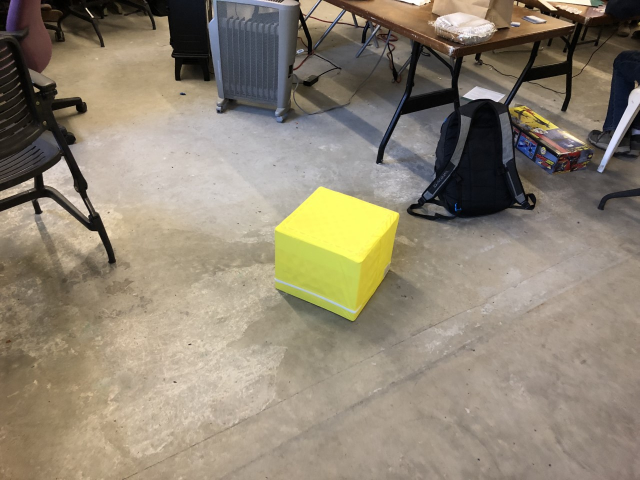
#> input picture Cube2.jpg, 1280 x 960 px, given in place of Cube9.jpg, which was not available (shown at 1/2 size)
$ python CubeRecog3.py   (older library calls are emulated)
#> lines starting #> are read from the running program, lines starting #| are printed output that depends on the picture; after the words box and inside, x2 and y2 are one past the last pixel; in counts of white or black regions, pixels touching at a corner belong together; pictures that were not available may be replaced by others from this repository, and a replacement may not be noted
import cv2
import numpy as np
import math

# Cam test splits a image and loop through the 3 dimensional list and set a specific parameter for each individual pixel
# TODO it takes 7-10 second to process one single image (Cube 1) make it faster
# TODO look into Numpy and different ways of processing images

"""
This is a model that works but probably could not be implemented without optimization. Takes too long for one image
to process (7-10 seconds)
"""

# TODO Find pixel of Camera so that the pixels are aligned

# TODO FIND MULTIPLE CONTOURS

# TODO PUT DIRECTIONS ON 2018 ROBOTIC FRC

def find_centroid(contour, img):

    try:

        # compute the center of the contour
        M = cv2.moments(contour)
        cX = int(M["m10"] / M["m00"])
        cY = int(M["m01"] / M["m00"])

        # create a list for the big contours
        eligible = []

        for x in range(len(contour)):
            if cv2.moments(x)["m00"] >= 0:
                eligible.append(contour[x])

        # box the stuff
        for i in range(len(eligible)):

            x, y, w, h = cv2.boundingRect(eligible[i])

            cv2.rectangle(img, (x, y), (x + w, y + h), (0, 255, 0), 2)

            # draw the center of the shape on the image
            cv2.circle(img, (cX, cY), 7, (0, 0, 255), -1)

            # Put words on image
            cv2.putText(img, "X: " + str(cX), (cX - 25, cY - 25),
                        cv2.FONT_HERSHEY_SIMPLEX, 0.3, (0, 0, 255), 2)

            cv2.putText(img, "Y: " + str(cY), (cX - 25, cY - 50),
                        cv2.FONT_HERSHEY_SIMPLEX, 0.3, (0, 0, 255), 2)

            print("X: " + str(cX) + " Y: " + str(cY) + "\n")

    except ZeroDivisionError:
        pass

    return img

def find_mask(img):

    # find images that are not black and turn them white
    lower = np.array([1, 1, 1], dtype="uint8")
    upper = np.array([255, 255, 255], dtype="uint8")

    # Use a mask to find the contour and plot the rectangle
    mask = cv2.inRange(img, lower, upper)

    return mask


def find_color(name):

#> called with name = '../Test_Image/Cube9.jpg'
    print(name)

    wut = cv2.imread(name)
#> wut is the input picture: shape (960, 1280, 3); mean B, G, R 114.9, 132.3, 142.4
    img = cv2.resize(wut, None, fx=0.5, fy=0.5, interpolation=cv2.INTER_CUBIC)
    height, width, channels = img.shape
#> height = 480; width = 640; channels = 3
    # Split image into 3 two dimensional list
    blue_list, green_list, red_list = cv2.split(img)
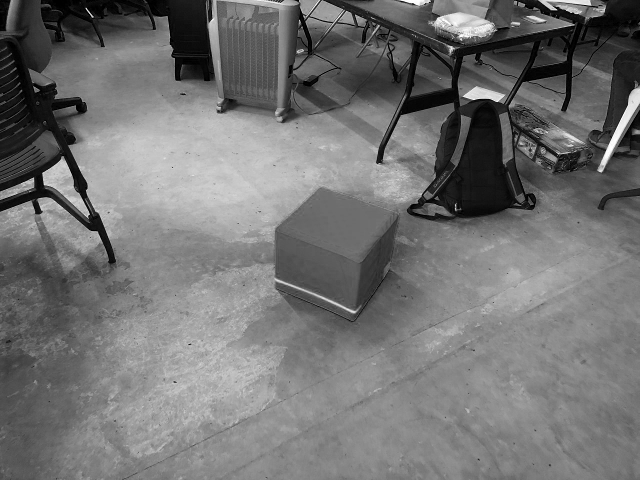
#> blue_list: shape (480, 640); min 0, max 255, mean 114.9
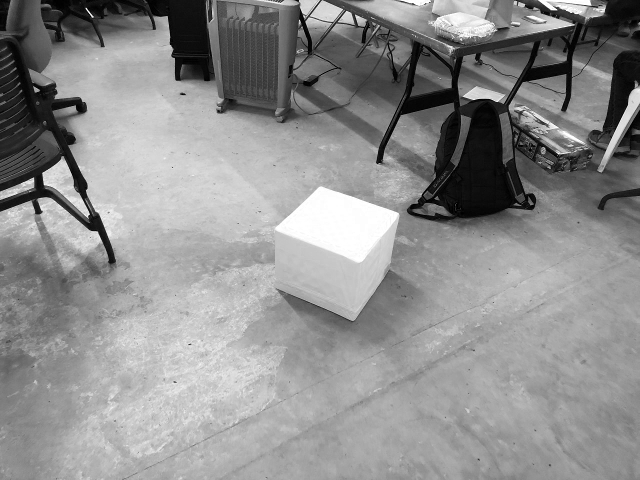
#> red_list: shape (480, 640); min 0, max 255, mean 142.4

    # print("height: " + str(height))
    # print("width: " + str(width))

    # loop through all of red_list to access the array inside
    for x in range(width):
        # loop through individual values in the inner most list, and those values are the red values of the pixels
        for i in range(height):

            # Assign values so it's easier to manage
            red = red_list[i][x]
            blue = blue_list[i][x]
            green = green_list[i][x]

            # Setting the green high and low parameter, it's proportional to red
            green_low = red - 30
            green_high = red + 18

            # difference is the difference between red/green and blue, since blue is not usually used in yellow
            # the difference needs to be big
            difference = (int(green) + int(red))/2 - int(blue)

            # Similarity detects the similarities in red blue and green, used for excluding grey, white, black pixel
            similarity = (abs(int(green)-int(red)) + abs(int(red)-int(blue)) + abs(int(green)-int(blue)))

            # green has to be inside parameter
            green_in_param = green_low <= green <= green_high

            # if the difference bigger between red and blue is higher than 80, it is NOT yellow
            isYellow = difference >= 55

            # if the sum of the differences of all 3 rbg values are within 30, that means that it's grey
            isGrey = similarity <= 30

            # if either of those statements are false, it will set te pixel to black
            if not green_in_param or not isYellow or isGrey:
                green_list[i][x] = 0
                blue_list[i][x] = 0
                red_list[i][x] = 0
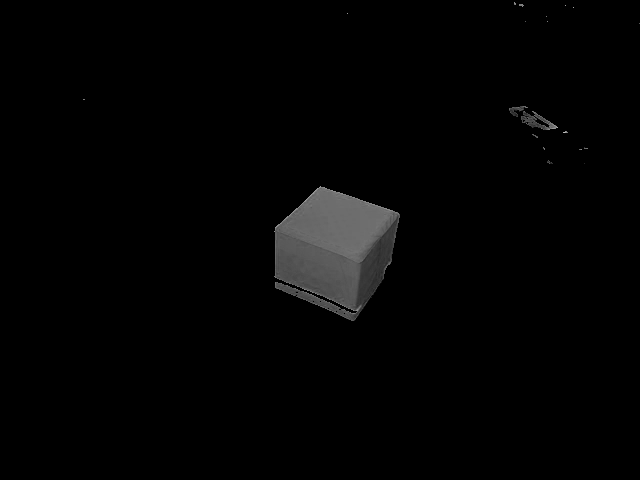
#> blue_list: shape (480, 640); min 0, max 194, mean 3.6
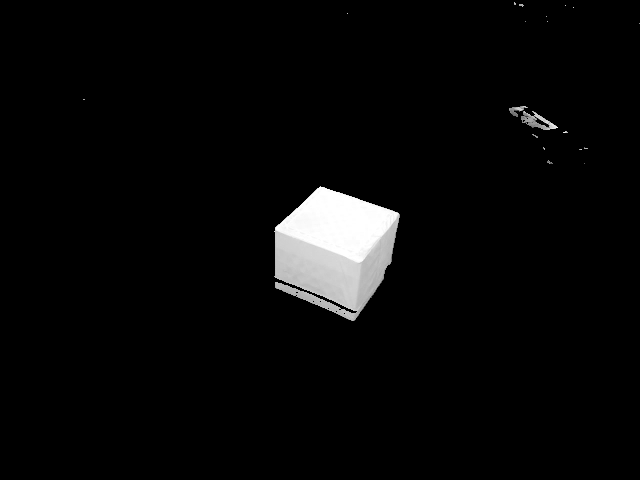
#> green_list: shape (480, 640); min 0, max 255, mean 8.6

    # Merge and create the processed image
    final_image = cv2.merge((blue_list, green_list, red_list))
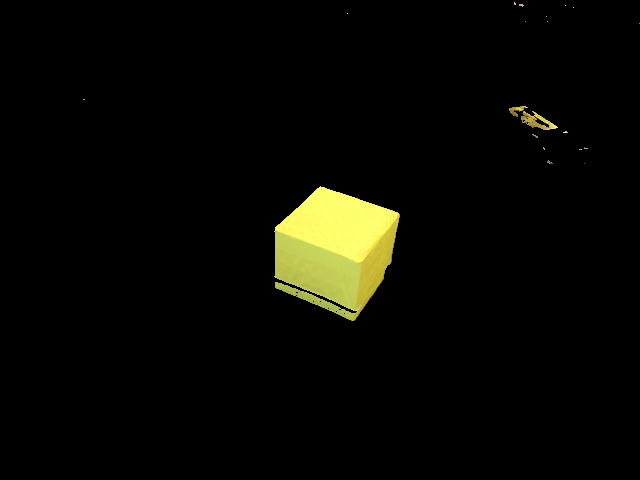
#> final_image: shape (480, 640, 3); mean B, G, R 3.6, 8.6, 8.6

    try:
        im2, contours, hierarchy = cv2.findContours(find_mask(final_image), cv2.RETR_EXTERNAL, cv2.CHAIN_APPROX_SIMPLE)
#> in find_mask, `mask = cv2.inRange(img, lower, upper)`:
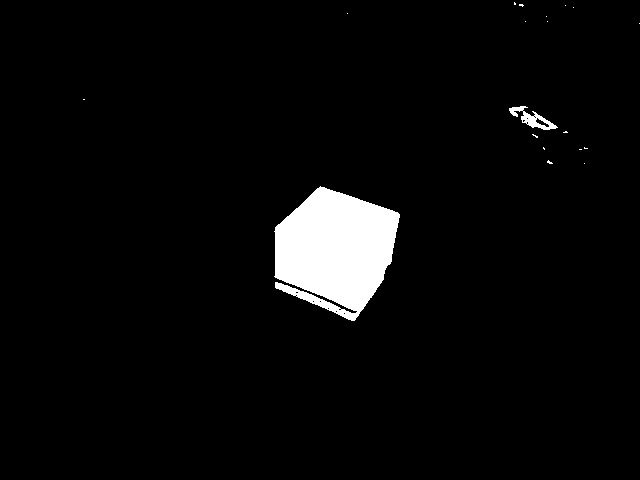
#> mask: shape (480, 640); 3.9% white; 19 white regions (17 under 20 px)
#> contours = 19 contours, 17 with area under 20; largest, box (x1, y1, x2, y2) and area: (274, 186, 400, 321) 11328, (509, 106, 558, 130) 392
        cnt = max(contours, key=cv2.contourArea)
#> cnt = contour of 318 points, box (x1, y1, x2, y2) (274, 186, 400, 321), area 11328

        find_centroid(cnt, final_image)
#> in find_centroid, `M = cv2.moments(contour)`: M = moments, m00 11328, centre m10/m00, m01/m00 = (334.9, 249.6)
#> in find_centroid, `cX = int(M["m10"] / M["m00"])`: cX = 334
#> in find_centroid, `cY = int(M["m01"] / M["m00"])`: cY = 249
#> after the loop in find_centroid, `for x in range(len(contour)):`: eligible = 318 items, first 6: [[320, 186]], [[318, 188]], [[317, 188]], [[297, 208]], [[296, 208]], [[288, 216]]
#> the loop in find_centroid, `for i in range(len(eligible)): ` made 318 passes
#| X: 334 Y: 249
#| X: 334 Y: 249
#| X: 334 Y: 249
#| X: 334 Y: 249
#| X: 334 Y: 249
#| X: 334 Y: 249
#| X: 334 Y: 249
#| X: 334 Y: 249
#> (further printed lines are left out)
#> after the loop in find_centroid, `for i in range(len(eligible)):`:
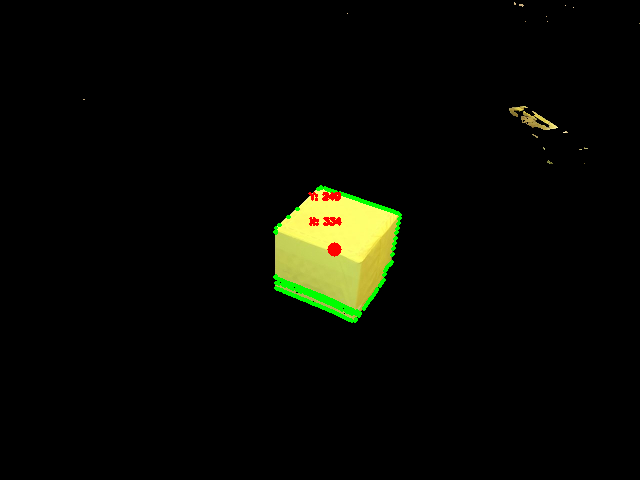
#> img: shape (480, 640, 3); 0.78% of pixels changed, all inside (x1, y1, x2, y2) = (273, 185, 402, 323)

    except ValueError:
        pass
    # Return the final image side by side with the original with np.hstack
    # hm = np.hstack([img, name])
    return final_image


"""
cam = cv2.VideoCapture(1)

# cam.set(cv2.CAP_PROP_EXPOSURE, -4)
while True:
    _, frames = cam.read()
    # Resize Window
    cv2.namedWindow('Processed', cv2.WINDOW_NORMAL)
    cv2.resizeWindow('Processed', 2400, 1200)
    # cv2.imshow("Original", frames)
    cv2.imshow("Processed", find_color(frames))
    if cv2.waitKey(1) & 0xFF == ord('q'):
        break
cam.release()
cv2.destroyAllWindows()
"""

# calls the function and return stuff
cv2.imshow("IMAGE2", find_color("../Test_Image/Cube9.jpg"))
# cv2.imshow("IMAGE3", find_color("../Test_Image/Line3.jpg"))
# cv2.imshow("IMAGE4", find_color("../Test_Image/Line4.jpg"))
# cv2.imshow("IMAGE5", find_color("../Test_Image/Line5.jpg"))
cv2.waitKey(0)
